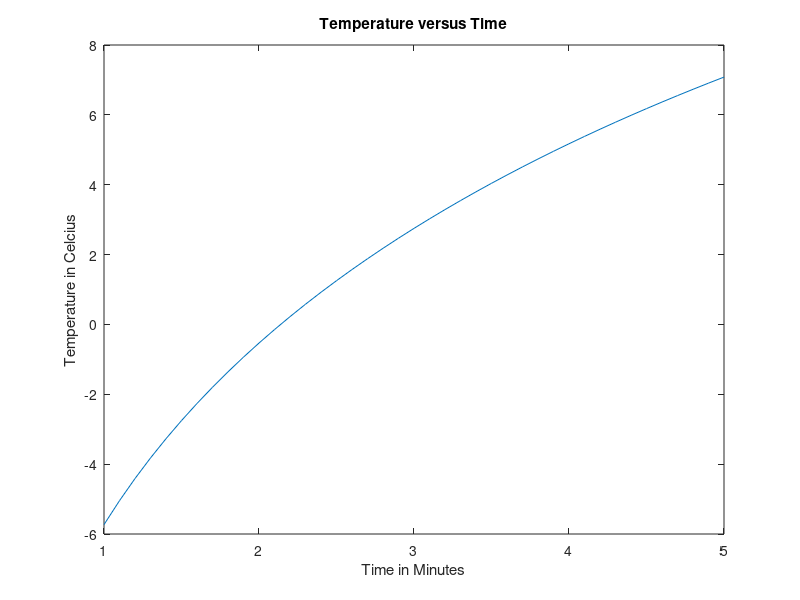

The MATLAB source for this figure:
clear all;
close all;

t = 1:(4/40):5;

T = 6.*log(t)-7.*exp((-0.2).*t);
plot(t,T);

title('Temperature versus Time');
xlabel('Time in Minutes');
ylabel('Temperature in Celcius');